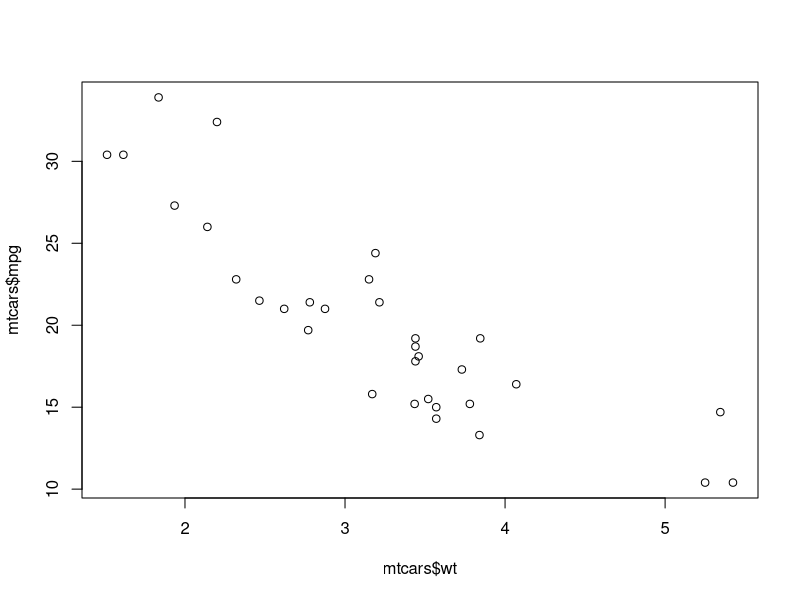
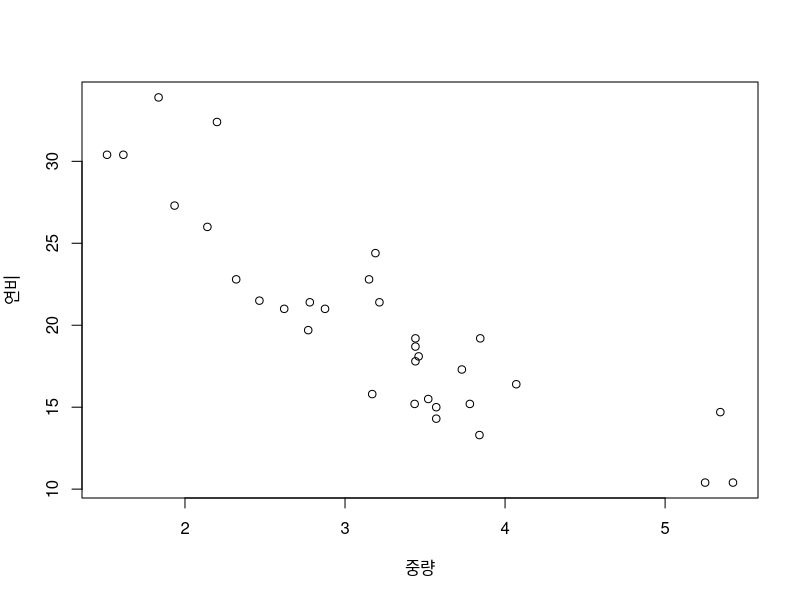
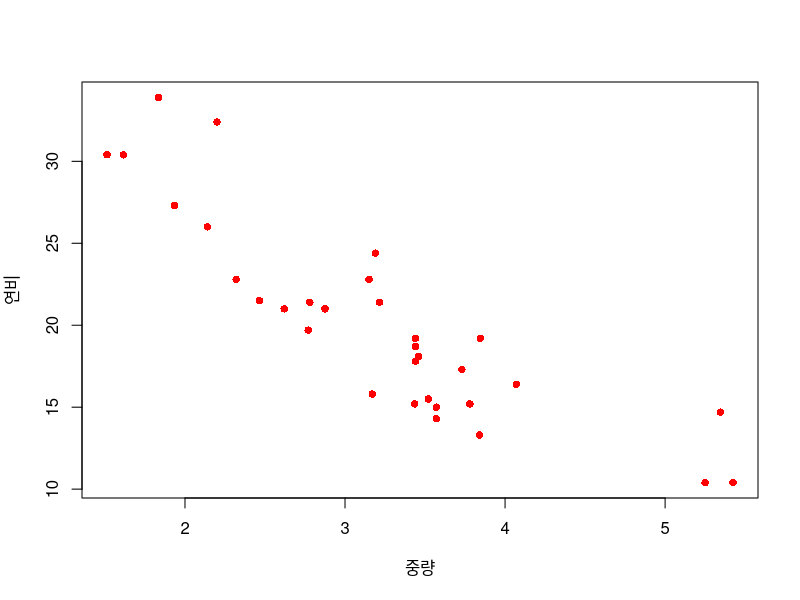
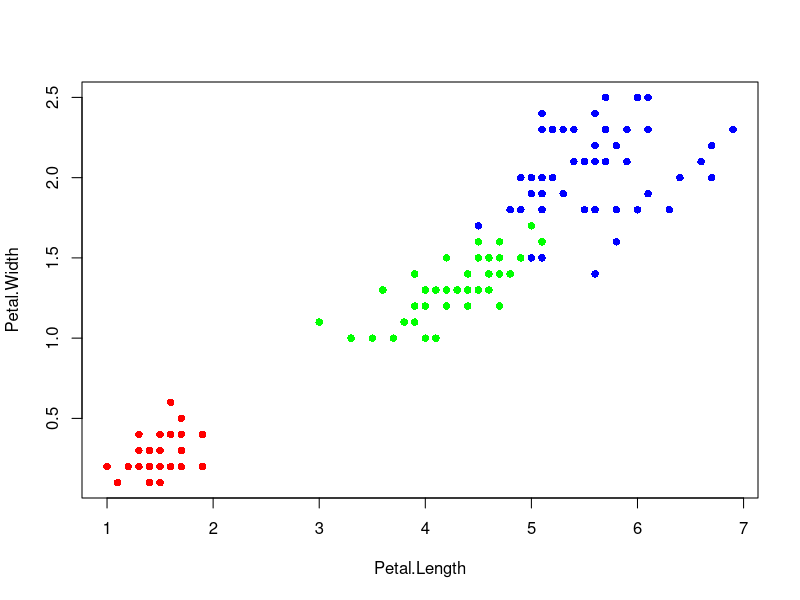
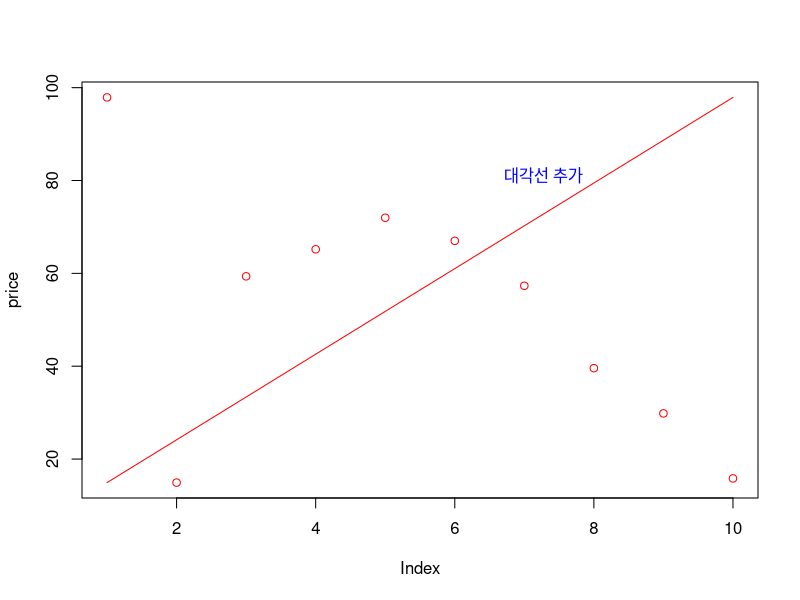
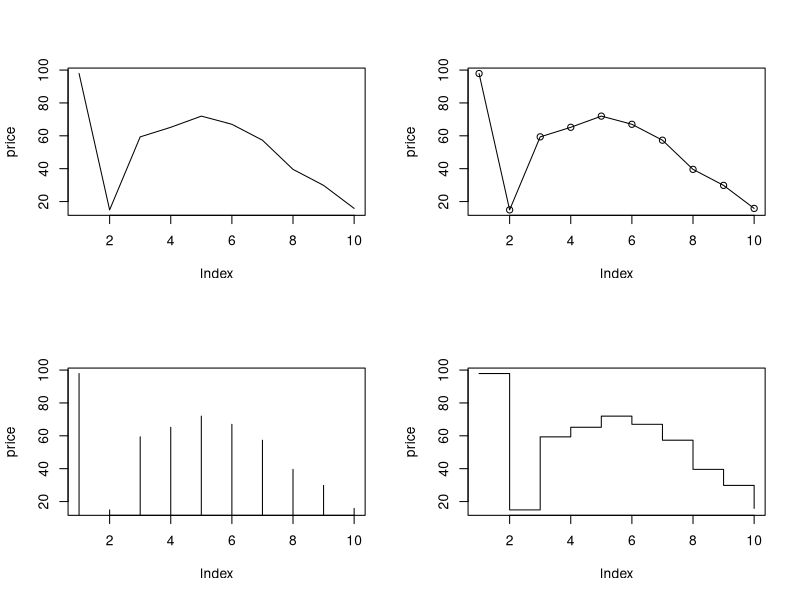
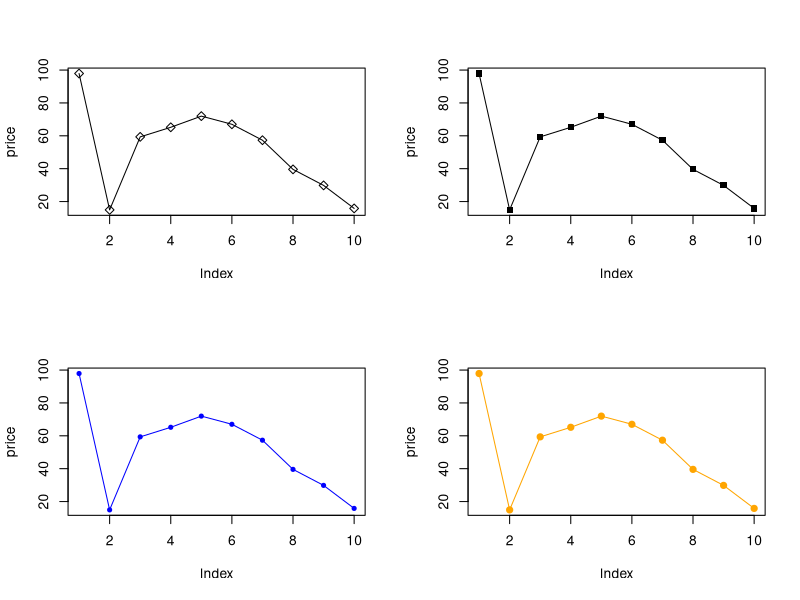
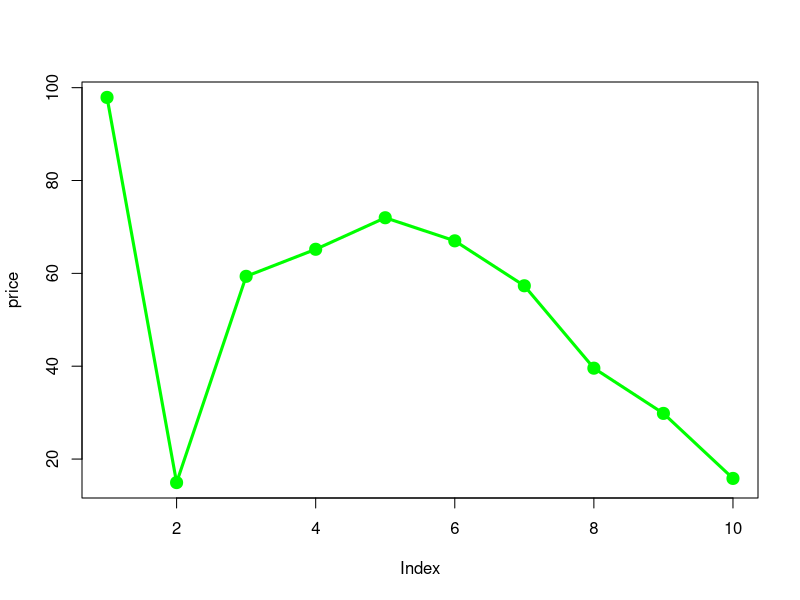

These figures' R source, in order:
#날짜: 2021/01/20
#이름: 김하린
#내용: Ch05. 데이터 시각화 - 산점도 교재 p154


#산점도 기본
mtcars
View(mtcars)


plot(mtcars$wt, mtcars$mpg)
plot(mtcars$wt, mtcars$mpg,
     xlab = '중량',
     ylab = '연비')

plot(mtcars$wt, mtcars$mpg,
     xlab = '중량',
     ylab = '연비',
     col = 'red',
     pch=16)


#여러 변수들 간의 산점도
iris
View(iris)

iris2 <- iris[, 3:4]
View(iris2)

group <- as.numeric(iris$Species)
group

color <- c('red', 'green', 'blue')

plot(iris2, pch = 16, col = color[group])

#교재 p154 실습 - 산점도 그래프에 대각선과 텍스트 추가하기
price <- runif(10, min = 1, max = 100)
plot(price, col = "red")

par(new = T) #차트 추가
line_chart = 1:100
plot(line_chart, type = "l", col = "red", axes = F, ann = F) #line 
text(70, 80, "대각선 추가", col = "blue")

#교재 p155 실습 - type 속성으로 산점도 그리기
par(mfrow = c(2, 2))
plot(price, type = "l") #실선
plot(price, type = "o") #실선과 꼭지점 원형
plot(price, type = "h") #직선
plot(price, type = "s") #꺽은선선

#교재 p156 실습 - pch 속성으로 산점도 그리기
par(mfrow = c(2, 2))
plot(price, type = "o", pch = 5) #빈 사각형
plot(price, type = "o", pch = 15) #찬 사각형
plot(price, type = "o", pch = 20, col = "blue") #전부 파란색
plot(price, type = "o", pch = 20, col = "orange", cex = 1.5) #character expansion: 점 모양 확대

par(mfrow = c(1, 1))
plot(price, type = "o", pch = 20, col = "green", cex = 2.0, lwd = 3) #line width: 선 굵기

#교재 p162 실습 - iris 데이터셋의 4개 변수를 상호 비교
attributes(iris)
pairs(iris[iris$Species == "virginica", 1:4])
pairs(iris[iris$Species == "setosa", 1:4])     
